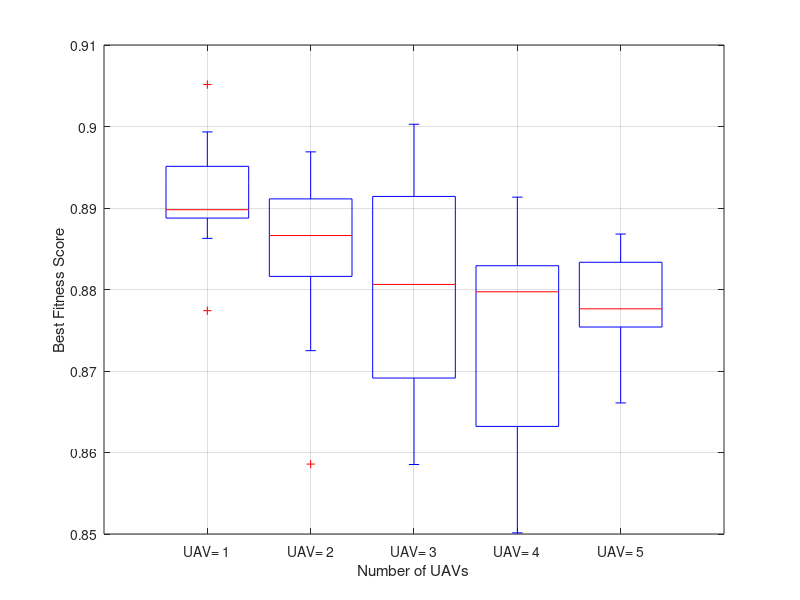

The MATLAB script that drew this image:
% Data
x = 10:10:90;
y_A = [0.889655284, 0.88627482, 0.889791793, 0.899335917, 0.895115221, 0.905152114, 0.89176025, 0.888764094, 0.877401556];
y_B = [0.882592051, 0.872497557, 0.881608752, 0.887164743, 0.896889531, 0.891117982, 0.858579222, 0.886623451, 0.892876564];
y_C = [0.880623489, 0.868404746, 0.858528111, 0.878849412, 0.900273731, 0.869135264, 0.881534192, 0.891420647, 0.896919201];
y_D = [0.871470381, 0.863203735, 0.879987424, 0.879720611, 0.860977118, 0.850144422, 0.886827741, 0.891330799, 0.88291645];
y_E = [0.866083982, 0.870513055, 0.877356518, 0.886806077, 0.878653192, 0.883341173, 0.886787695, 0.875397291, 0.877627617];

% Reverse the order of some datasets
y_B = flip(y_B);
y_C = flip(y_C);
y_D = flip(y_D);
y_E = flip(y_E);

% Box Plot
figure;
boxplot([y_A', y_B', y_C', y_D', y_E'], 'labels', {'UAV= 1', 'UAV= 2', 'UAV= 3', 'UAV= 4', 'UAV= 5'});
%ax.boxplot(data, labels=labels);
xlabel('Number of UAVs');
ylabel('Best Fitness Score');
%title('Number of UAVs vs Best Fitness Score');
grid on;
